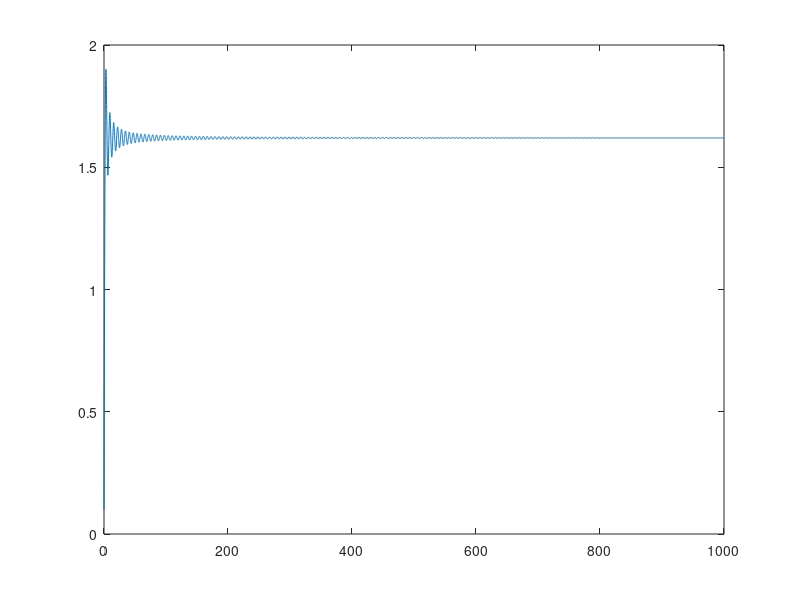

Source code (MATLAB):
% Programming Fundamentals Using MATLAB, Michael Weeks Copyright 2020
% 


    f = @(x) sin(x) ./ x;
    x = 0.001:0.1:1000;
    fx = f(x);
    N = length(fx);  % 10000;
     
    % slow way:
    clear mysum
    tic
    for last=1:length(fx)
        mysum(last) = sum(fx(1:last));
    end
    toc 
    plot(x, mysum/10)

    % fast way:
    clear mysum
    tic 
    mysum(1) = fx(1);
    for last=2:length(fx)
        mysum(last) = mysum(last-1) + fx(last);
    end
    toc 
    plot(x, mysum/10)

